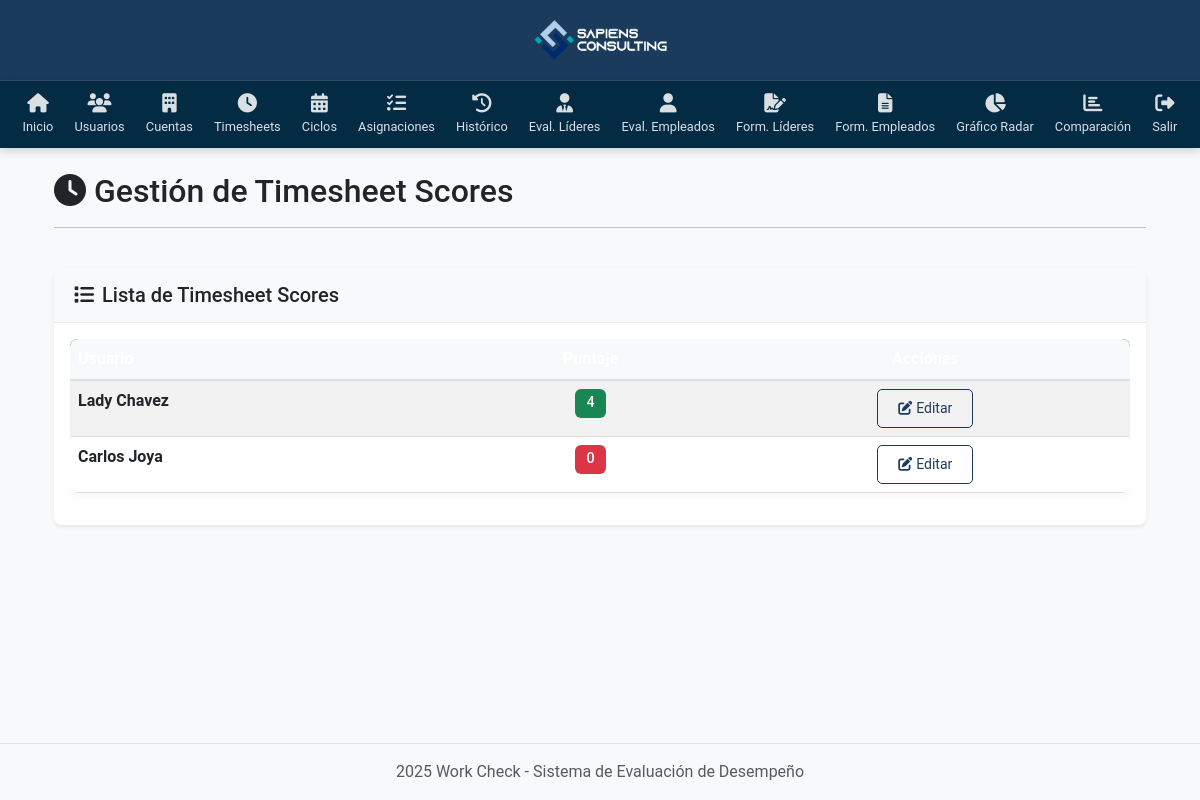
The page /timesheets/ (signed in) on the database its author committed.
### System/models.py (models this page shows)
class TimeSheetScore(models.Model):
    usuario = models.ForeignKey(Usuario, on_delete=models.CASCADE)
    score_ts = models.IntegerField()

class Usuario(models.Model):
    first_name = models.CharField(max_length=50)
    middle_name = models.CharField(max_length=50, blank=True, null=True)
    last_name = models.CharField(max_length=50)
    second_last_name = models.CharField(max_length=50, blank=True, null=True)
    user_type = models.CharField(max_length=50)
    position = models.ForeignKey(Position, on_delete=models.PROTECT)

### System/views.py (the view)
# urls.py: path('timesheets/', views.list_timesheets, name='list_timesheets'),
@login_required
def list_timesheets(request):
    timesheets = TimeSheetScore.objects.all()
    return render(request, 'System/manage_timesheets.html', {'timesheets': timesheets})

### System/views.py (called while the page is built)
def login_required(view_func):
    @wraps(view_func)
    def wrapped_view(request, *args, **kwargs):
        if not request.session.get('user_id'):
            return redirect('login')
        return view_func(request, *args, **kwargs)
    return wrapped_view

### System/templates/System/manage_timesheets.html (shortened to what this page needs)
{% extends 'System/base.html' %}
{% load static %}
{% block content %}
<div class="container">
    <div class="row mb-4">
        <div class="col-12">
            <div class="d-flex justify-content-between align-items-center">
                <h2 class="mb-0"><i class="fas fa-clock me-2"></i>Gestión de Timesheet Scores</h2>
            </div>
            <hr class="mt-3">
        </div>
    </div>
    <div class="row">
        <div class="col-12">
            <div class="card shadow-sm">
                <div class="card-header bg-light">
                    <h5 class="card-title mb-0"><i class="fas fa-list me-2"></i>Lista de Timesheet Scores</h5>
                </div>
                <div class="card-body">
                    <div class="table-responsive">
                        <table class="table table-hover table-striped">
                            <thead class="table-dark">
                                <tr>
                                    <th scope="col">Usuario</th>
                                    <th scope="col" class="text-center">Puntaje</th>
                                    <th scope="col" class="text-center">Acciones</th>
                                </tr>
                            </thead>
                            <tbody>
                                {% for ts in timesheets %}
                                <tr>
                                    <td>
                                        <strong>{{ ts.usuario.first_name }} {{ ts.usuario.last_name }}</strong>
                                    </td>
                                    <td class="text-center">
                                        {% if ts.score_ts >= 4.0 %}
                                            <span class="badge bg-success">{{ ts.score_ts }}</span>
                                        {% elif ts.score_ts >= 3.0 %}
                                            <span class="badge bg-info">{{ ts.score_ts }}</span>
                                        {% elif ts.score_ts >= 2.0 %}
                                            <span class="badge bg-warning">{{ ts.score_ts }}</span>
                                        {% else %}
                                            <span class="badge bg-danger">{{ ts.score_ts }}</span>
                                        {% endif %}
                                    </td>
                                    <td class="text-center">
                                        <a href="{% url 'update_timesheet' ts.id %}" class="btn btn-sm btn-outline-primary">
                                            <i class="fas fa-edit me-1"></i>Editar
                                        </a>
                                    </td>
                                </tr>
                                {% endfor %}
                            </tbody>
                        </table>
                    </div>
                </div>
            </div>
        </div>
    </div>
</div>
{% endblock %}

### System/static/css/styles.css (style rules this page uses)
body { font-family: 'Roboto', Arial, sans-serif; min-height: 100vh; display: flex; flex-direction: column; background-color: #f8f9fa; margin: 0; padding: 0; }
.container { flex: 1; }
.card { border: none; border-radius: 8px; box-shadow: 0 4px 12px rgba(0, 0, 0, 0.05); transition: transform 0.3s, box-shadow 0.3s; margin-bottom: 20px; }
.card-header { background-color: #f8f9fa; border-bottom: 1px solid rgba(0, 0, 0, 0.05); font-weight: 600; }
.btn { border-radius: 5px; padding: 0.5rem 1.25rem; transition: all 0.3s; }
.btn-outline-primary { color: #1f3a5f; border-color: #1f3a5f; }
.table { box-shadow: 0 2px 8px rgba(0, 0, 0, 0.05); border-radius: 8px; overflow: hidden; }
.table thead th { background-color: #f8f9fa; border-bottom: 2px solid #dee2e6; font-weight: 600; }

### System/templates/System/manage_timesheets.html (style rules this page uses)
.table thead { background-color: #1f3a5f; }
.card { border-radius: 8px; overflow: hidden; margin-bottom: 30px; border: none; }
.card-header { border-bottom: 1px solid rgba(0, 0, 0, 0.05); padding: 15px 20px; }
.badge { font-weight: 500; padding: 0.5em 0.8em; font-size: 0.9rem; }

### rows shown on the page
TimeSheetScore: usuario.first_name "Lady", usuario.last_name "Chavez", score_ts "4"
TimeSheetScore: usuario.first_name "Carlos", usuario.last_name "Joya", score_ts "0"
